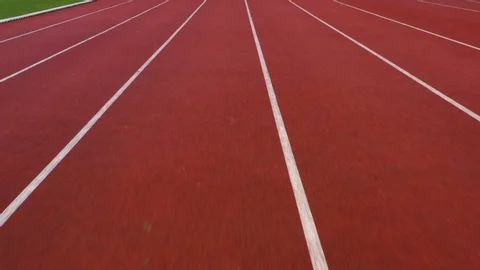
#> input picture vision/track.jpg, 480 x 270 px
$ python raw.py
#> lines starting #> are read from the running program, lines starting #| are printed output that depends on the picture; after the words box and inside, x2 and y2 are one past the last pixel; in counts of white or black regions, pixels touching at a corner belong together
import cv2
import numpy as np

def detect_sidewalk_edges(image_path):
    # Load image
#> called with image_path = 'track.jpg'
    image = cv2.imread(image_path)
#> image is the input picture: shape (270, 480, 3); mean B, G, R 50.8, 54.9, 136.9
    if image is None:
        print("Error: Could not load image.")
        return

    # Resize for consistency
    image = cv2.resize(image, (800, 600))
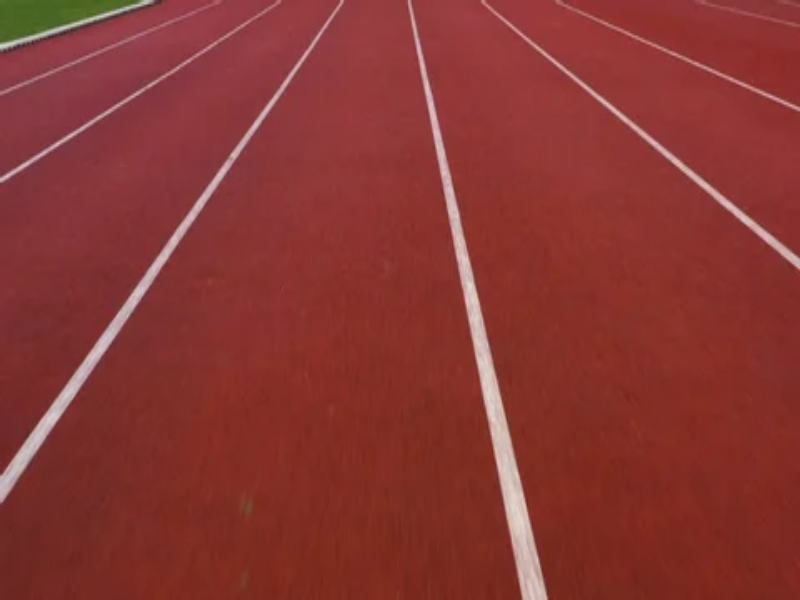
#> image: shape (600, 800, 3); mean B, G, R 50.8, 54.8, 136.8

    # Convert to grayscale
    gray = cv2.cvtColor(image, cv2.COLOR_BGR2GRAY)
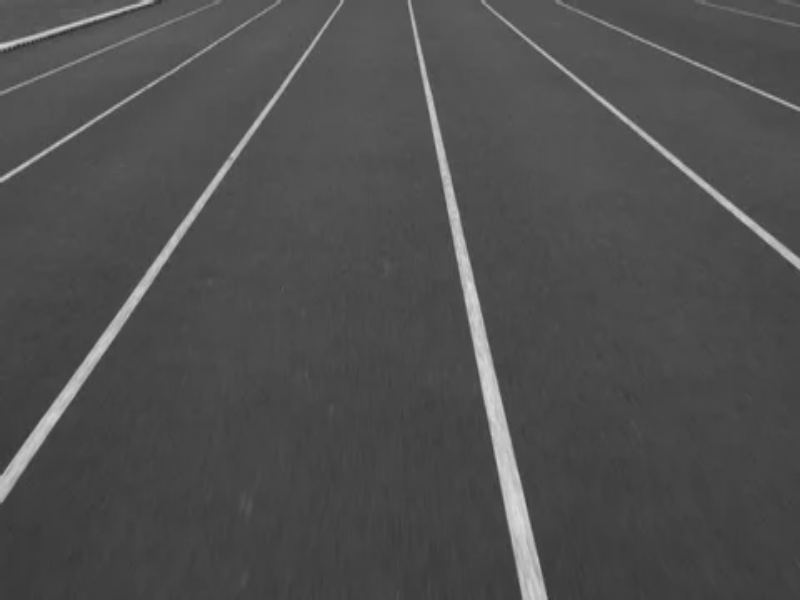
#> gray: shape (600, 800); min 44, max 220, mean 78.9

    # Apply Gaussian Blur to smooth the image and reduce noise
    blurred = cv2.GaussianBlur(gray, (5, 5), 0)

    # Apply Canny Edge Detection
    edges = cv2.Canny(blurred, 50, 150)
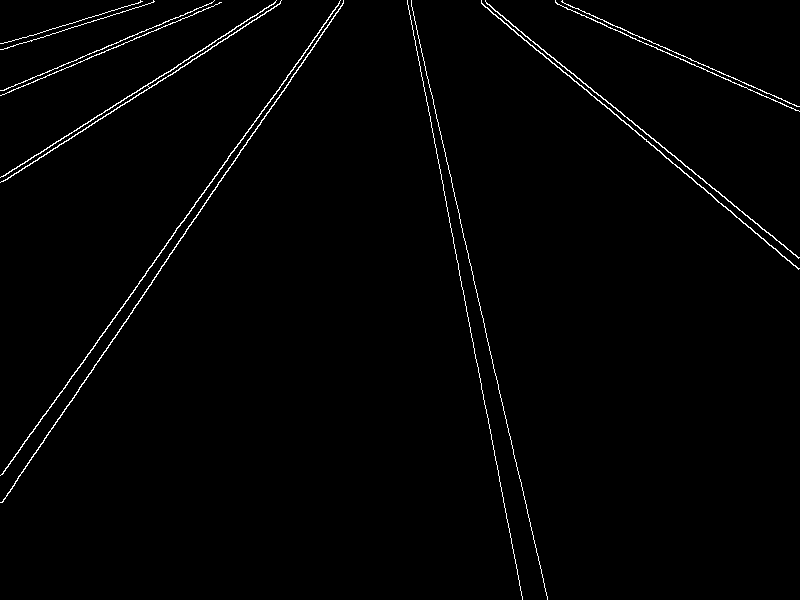
#> edges: shape (600, 800); 1.3% white in thin lines or dots

    # Apply Hough Line Transform to detect straight edges (potential sidewalk edges)
    lines = cv2.HoughLinesP(edges, 1, np.pi / 180, 50, minLineLength=100, maxLineGap=50)
#> lines = 29 rows, first 6: [411, 5, 547, 598], [481, 0, 799, 257], [146, 271, 343, 0], [2, 502, 247, 140], [407, 0, 522, 596], [481, 2, 798, 268]

    # Draw detected lines on the original image
    result = image.copy()
    if lines is not None:
        for line in lines:
            x1, y1, x2, y2 = line[0]
            cv2.line(result, (x1, y1), (x2, y2), (0, 0, 255), 2)  # Red lines for sidewalk edges
#> this loop made 29 passes
#> (x1, y1, x2, y2) on passes 1 to 12: (411, 5, 547, 598), (481, 0, 799, 257), (146, 271, 343, 0), (2, 502, 247, 140), (407, 0, 522, 596), (481, 2, 798, 268), (556, 3, 799, 111), (0, 475, 152, 265), (562, 2, 796, 106), (18, 172, 280, 2), (120, 102, 275, 2), (3, 90, 213, 1)
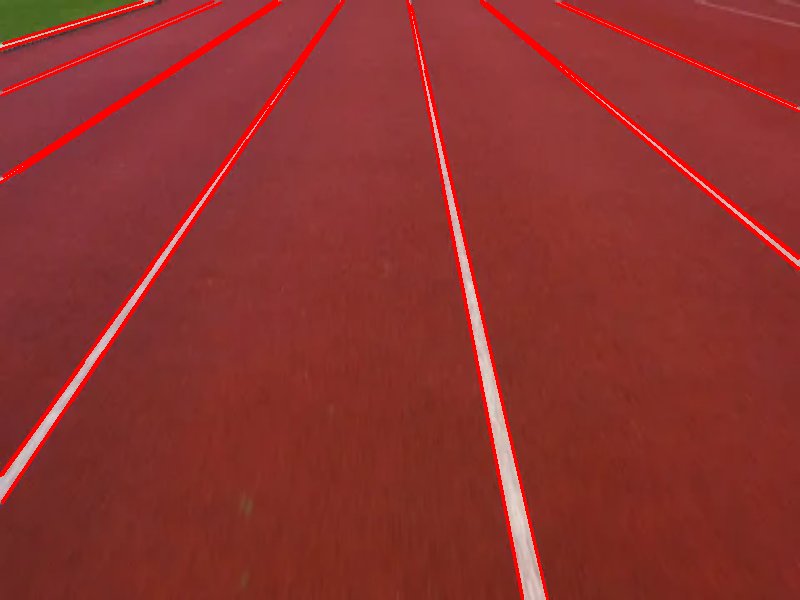
#> result: shape (600, 800, 3); 3.76% of pixels changed, all inside (x1, y1, x2, y2) = (0, 0, 800, 600)

    # Display the images
    cv2.imshow("Original Image", image)
    cv2.imshow("Edges Detected", edges)
    cv2.imshow("Sidewalk Edges", result)

    # Save the result
    cv2.imwrite("sidewalk_edges_hough.png", result)
    print("Sidewalk edge detection saved as 'sidewalk_edges_hough.png'")

    cv2.waitKey(0)
    cv2.destroyAllWindows()

# Example usage: replace 'sidewalk.jpg' with your actual image path
detect_sidewalk_edges("track.jpg")
